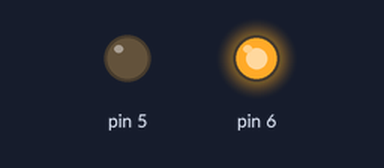
The sketch below on a simulated Arduino Uno, built with avr-gcc and run on an emulated ATmega328P. Shown: output pins drawn as LEDs (lit = HIGH).

Above: at 0.1 s.
At 33.9 s:
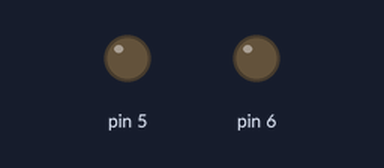
Timing chart, 0 to 35.4 s (numbered marks = the images above):
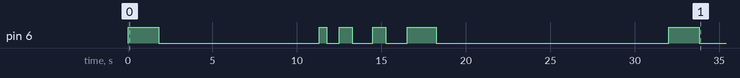

The sketch:

tobacco_prova2.ino
```cpp
long mot1[2][45] = {{0,1817,11317,11770,12494,13265,14489,15265,16520,18255,32000,33817,43984,45796,84505,85276,86473,87234,88531,90229,170968,171739,172947,173713,174979,176697,510760,511536,512739,513520,514796,516531,535229,535984,537213,537984,539223,540937}, { 127, 64, 127, 64, 127, 64, 127, 64, 127, 64, 127, 64, 127, 64, 127, 64, 127, 64, 127, 64, 127, 64, 127, 64, 127, 64, 127, 64, 127, 64, 127, 64, 127, 64, 127, 64, 127, 64}};
long zero = 0;

void setup() {
  // put your setup code here, to run once:
  pinMode(5, OUTPUT);
  pinMode(6, OUTPUT);
  zero = millis();
}

int clk = 0;

void loop() {
  // put your main code here, to run repeatedly:

  if ((millis() - zero) > mot1[0][clk]) {
    if (clk < 45) {
      muovi(mot1[1][clk]);
      clk++;
    }
    else {
      ferma();
    }
  }

}

void muovi(long vel) {
  if (vel == 64) {
    digitalWrite(5, LOW);
    digitalWrite(6, LOW);
  }
  else if (vel > 64) {
    digitalWrite(5, LOW);
    analogWrite(6, map(vel, 64, 127, 0, 255));
  }
  else if (vel < 64) {
    digitalWrite(6, LOW);
    analogWrite(5, map(vel, 64, 0, 0, 255));
  }
}

void ferma() {
  digitalWrite(5, LOW);
  digitalWrite(6, LOW);
}
```

Measured:
- by itself, pin 6: LOW → HIGH at 0.00 s, → LOW 1.8 s later, → HIGH 9.5 s later, → LOW 0.45 s later, … (12 changes in this stretch)
